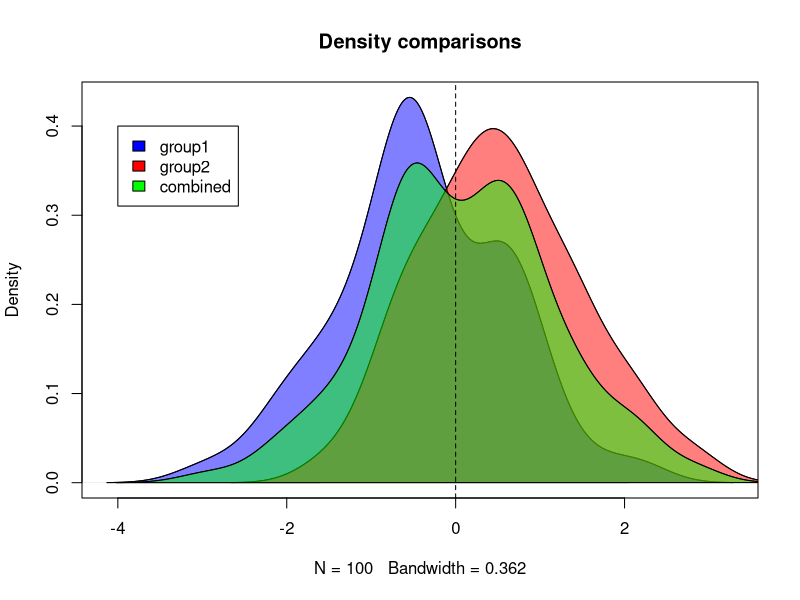

Generate this figure with R:
## ---- chunk 1
set.seed(6164900)
group1 <- rnorm(100, -0.5, 1)
group2 <- rnorm(100, 0.5, 1)
both <- c(group1, group2)
c(mean(group1), mean(group2), mean(both)) #different means
c(var(group1), var(group2), var(both)) #roughly same var

d1 <- density(group1)
d2 <- density(group2)
db <- density(both)

plot(d1, main="Density comparisons")
polygon(d1, col = rgb(0,0,1,0.5), border="black")
lines(d2)
polygon(d2, col = rgb(1,0,0,0.5), border="black")
lines(db)
polygon(db, col = rgb(0,1,0,0.5), border="black")
legend(-4, 0.4, fill = c("blue", "red", "green"), legend = c("group1", "group2", "combined"))

abline(v = 0, lty = 2)
## ---- chunk 2
Y <- rep(1:2, each = 100) #50% of cases in each class
X <- both #normal distribution
df <- cbind(Y,X)
## ---- chunk 3
estimates <- function(df){
  
  K <- length(table(df[,1])) #number of groups
  
  groups <- list() #create memory
  for(i in 1:K){ #save all groups into separate df
    groups[[i]] <- df[df[,1] == i,]
  }
  
  N <- sum(sapply(groups, function(x){nrow(x)})) #collect total sample size
  probs <- sapply(groups, function(x){nrow(x)}) / N
  means <- sapply(groups, function(x){mean(x[,2])}) #collect separate means
  
  #weighted var is the sum of squared deviations from the mean over all groups divided by the total sample size - number of groups (degrees of freedom)
  var_W <- sum(sapply(groups, function(x){ 
    sum((x[,2] - mean(x[,2]))^2)
  })) / (N-K)
  
  return(list(means = means, var_W = var_W, probs = probs))
}
estimates(df)
## ---- chunk 4
deltax <- function(x, df){
  est <- estimates(df)
  dx <- x * (est$means/est$var_W) - (est$means^2/(2*est$var_W)) + log(est$probs)
  return(dx)
}
## ---- chunk 5
dx <- deltax(1, df)
dx2 <- deltax(-0.3, df)
paste0("x = 1 would be classified in class: ", which(dx == max(dx)))
paste0("x = 1 would be classified in class: ", which(dx2 == max(dx2)))


## ---- chunk 6
LDA1 <- function(df){
  K <- length(table(df[,1])) #number of predictors
  
  dxs <- matrix(NA, nrow(df), K) #create memory
  y_pred <- c()
  for(i in 1:nrow(df)){
   dxs[i,] <- deltax(df[i,2], df) #calculate value for discriminant function for each case
   y_pred <- append(y_pred, which(dxs[i,] == max(dxs[i,]))) #where is dk(x) largest?
  }
  
  return(y_pred)
}
## ---- chunk 7
predictions <- LDA1(df)
sum(diag(prop.table(table(true = df[,1], predict = predictions))))
